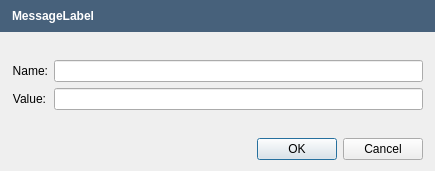
<?xml version="1.0" encoding="UTF-8"?>
<ui version="4.0">
 <class>AddParamDialog</class>
 <widget class="QDialog" name="AddParamDialog">
  <property name="geometry">
   <rect>
    <x>0</x>
    <y>0</y>
    <width>435</width>
    <height>171</height>
   </rect>
  </property>
  <property name="modal">
   <bool>true</bool>
  </property>
  <layout class="QGridLayout" name="gridLayout_2" rowstretch="0,1,0">
   <property name="leftMargin">
    <number>0</number>
   </property>
   <property name="topMargin">
    <number>0</number>
   </property>
   <property name="rightMargin">
    <number>0</number>
   </property>
   <item row="2" column="0">
    <layout class="QHBoxLayout" name="horizontalLayout_4">
     <property name="leftMargin">
      <number>12</number>
     </property>
     <property name="rightMargin">
      <number>12</number>
     </property>
     <item>
      <widget class="QDialogButtonBox" name="ButtonBox">
       <property name="standardButtons">
        <set>QDialogButtonBox::Cancel|QDialogButtonBox::Ok</set>
       </property>
      </widget>
     </item>
    </layout>
   </item>
   <item row="0" column="0">
    <widget class="QFrame" name="MessageFrame">
     <property name="sizePolicy">
      <sizepolicy hsizetype="Preferred" vsizetype="Maximum">
       <horstretch>0</horstretch>
       <verstretch>0</verstretch>
      </sizepolicy>
     </property>
     <property name="styleSheet">
      <string notr="true">background-color: rgb(71,97,123);</string>
     </property>
     <property name="frameShape">
      <enum>QFrame::NoFrame</enum>
     </property>
     <property name="frameShadow">
      <enum>QFrame::Plain</enum>
     </property>
     <property name="lineWidth">
      <number>0</number>
     </property>
     <layout class="QHBoxLayout" name="horizontalLayout_3" stretch="0">
      <property name="spacing">
       <number>5</number>
      </property>
      <property name="leftMargin">
       <number>12</number>
      </property>
      <item>
       <layout class="QHBoxLayout" name="horizontalLayout_2">
        <item>
         <widget class="QLabel" name="MessageLabel">
          <property name="styleSheet">
           <string notr="true">color: rgb(255, 255, 255);
font : bold;
</string>
          </property>
          <property name="text">
           <string>MessageLabel</string>
          </property>
         </widget>
        </item>
       </layout>
      </item>
     </layout>
    </widget>
   </item>
   <item row="1" column="0">
    <layout class="QFormLayout" name="formLayout">
     <property name="labelAlignment">
      <set>Qt::AlignLeading|Qt::AlignLeft|Qt::AlignVCenter</set>
     </property>
     <property name="formAlignment">
      <set>Qt::AlignLeading|Qt::AlignLeft|Qt::AlignVCenter</set>
     </property>
     <property name="leftMargin">
      <number>12</number>
     </property>
     <property name="rightMargin">
      <number>12</number>
     </property>
     <item row="0" column="0">
      <widget class="QLabel" name="label">
       <property name="text">
        <string>Name:</string>
       </property>
       <property name="alignment">
        <set>Qt::AlignRight|Qt::AlignTrailing|Qt::AlignVCenter</set>
       </property>
      </widget>
     </item>
     <item row="0" column="1">
      <widget class="QLineEdit" name="NameEdit"/>
     </item>
     <item row="1" column="1">
      <widget class="QLineEdit" name="ValueEdit"/>
     </item>
     <item row="1" column="0">
      <widget class="QLabel" name="label_2">
       <property name="text">
        <string>Value:</string>
       </property>
       <property name="alignment">
        <set>Qt::AlignRight|Qt::AlignTrailing|Qt::AlignVCenter</set>
       </property>
      </widget>
     </item>
    </layout>
   </item>
  </layout>
 </widget>
 <resources/>
 <connections/>
</ui>
